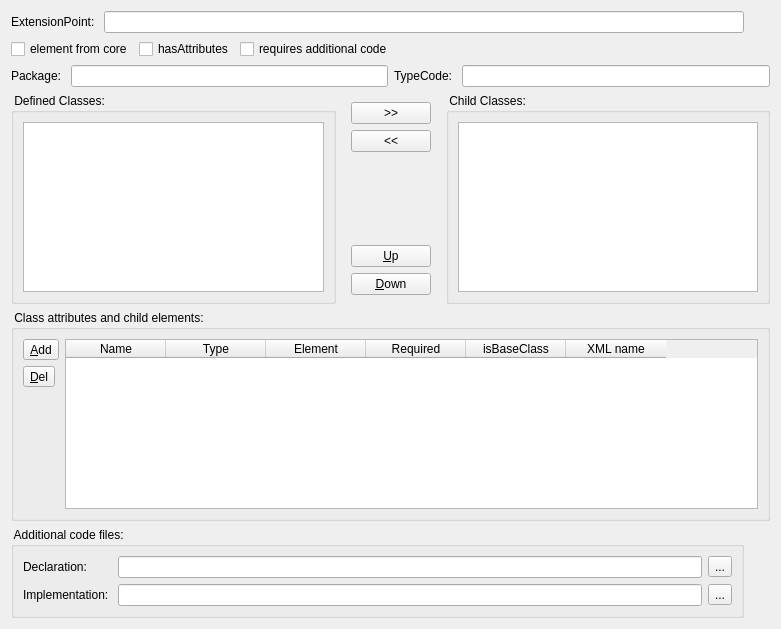
<?xml version="1.0" encoding="UTF-8"?>
<ui version="4.0">
 <class>FormDeviserPlugin</class>
 <widget class="QWidget" name="FormDeviserPlugin">
  <property name="geometry">
   <rect>
    <x>0</x>
    <y>0</y>
    <width>781</width>
    <height>629</height>
   </rect>
  </property>
  <property name="windowTitle">
   <string>Form</string>
  </property>
  <layout class="QGridLayout" name="gridLayout_4">
   <item row="0" column="0">
    <layout class="QFormLayout" name="formLayout">
     <item row="0" column="0">
      <widget class="QLabel" name="label">
       <property name="text">
        <string>ExtensionPoint: </string>
       </property>
      </widget>
     </item>
     <item row="0" column="1">
      <widget class="QLineEdit" name="txtExtensionPoint"/>
     </item>
    </layout>
   </item>
   <item row="1" column="0">
    <layout class="QHBoxLayout" name="horizontalLayout">
     <item>
      <widget class="QCheckBox" name="chkElementFromCore">
       <property name="text">
        <string>element from core</string>
       </property>
      </widget>
     </item>
     <item>
      <widget class="QCheckBox" name="chkHasAttributes">
       <property name="text">
        <string>hasAttributes</string>
       </property>
      </widget>
     </item>
     <item>
      <widget class="QCheckBox" name="chkRequiresAdditionalCode">
       <property name="text">
        <string>requires additional code</string>
       </property>
      </widget>
     </item>
     <item>
      <spacer name="horizontalSpacer">
       <property name="orientation">
        <enum>Qt::Horizontal</enum>
       </property>
       <property name="sizeHint" stdset="0">
        <size>
         <width>40</width>
         <height>20</height>
        </size>
       </property>
      </spacer>
     </item>
    </layout>
   </item>
   <item row="2" column="0" colspan="2">
    <layout class="QHBoxLayout" name="horizontalLayout_2">
     <item>
      <layout class="QFormLayout" name="formLayout_3">
       <item row="0" column="0">
        <widget class="QLabel" name="label_2">
         <property name="text">
          <string>Package: </string>
         </property>
        </widget>
       </item>
       <item row="0" column="1">
        <widget class="QLineEdit" name="txtPackage"/>
       </item>
      </layout>
     </item>
     <item>
      <layout class="QFormLayout" name="formLayout_2">
       <item row="0" column="0">
        <widget class="QLabel" name="label_3">
         <property name="text">
          <string>TypeCode: </string>
         </property>
        </widget>
       </item>
       <item row="0" column="1">
        <widget class="QLineEdit" name="txtTypeCode"/>
       </item>
      </layout>
     </item>
    </layout>
   </item>
   <item row="3" column="0" colspan="2">
    <layout class="QHBoxLayout" name="horizontalLayout_4">
     <item>
      <widget class="QGroupBox" name="groupBox_2">
       <property name="title">
        <string> Defined Classes: </string>
       </property>
       <layout class="QGridLayout" name="gridLayout">
        <item row="0" column="0">
         <widget class="QListWidget" name="listWidget"/>
        </item>
       </layout>
      </widget>
     </item>
     <item>
      <widget class="QWidget" name="widget" native="true">
       <layout class="QGridLayout" name="gridLayout_3">
        <item row="0" column="0">
         <widget class="QPushButton" name="pushButton">
          <property name="text">
           <string>&gt;&gt;</string>
          </property>
         </widget>
        </item>
        <item row="1" column="0">
         <widget class="QPushButton" name="pushButton_2">
          <property name="text">
           <string>&lt;&lt;</string>
          </property>
         </widget>
        </item>
        <item row="2" column="0">
         <spacer name="verticalSpacer_3">
          <property name="orientation">
           <enum>Qt::Vertical</enum>
          </property>
          <property name="sizeHint" stdset="0">
           <size>
            <width>20</width>
            <height>77</height>
           </size>
          </property>
         </spacer>
        </item>
        <item row="3" column="0">
         <widget class="QPushButton" name="pushButton_3">
          <property name="text">
           <string>&amp;Up</string>
          </property>
         </widget>
        </item>
        <item row="4" column="0">
         <widget class="QPushButton" name="pushButton_4">
          <property name="text">
           <string>&amp;Down</string>
          </property>
         </widget>
        </item>
       </layout>
      </widget>
     </item>
     <item>
      <widget class="QGroupBox" name="groupBox_3">
       <property name="title">
        <string> Child Classes: </string>
       </property>
       <layout class="QGridLayout" name="gridLayout_2">
        <item row="0" column="0">
         <widget class="QListWidget" name="listWidget_2"/>
        </item>
       </layout>
      </widget>
     </item>
    </layout>
   </item>
   <item row="4" column="0" colspan="2">
    <widget class="QGroupBox" name="grpAttributes">
     <property name="title">
      <string> Class attributes and child elements: </string>
     </property>
     <layout class="QHBoxLayout" name="horizontalLayout_3">
      <item>
       <layout class="QVBoxLayout" name="verticalLayout">
        <item>
         <widget class="QToolButton" name="toolAdd">
          <property name="text">
           <string>&amp;Add</string>
          </property>
          <property name="icon">
           <iconset resource="deviser-resources.qrc">
            <normaloff>:/images/edit_add.png</normaloff>:/images/edit_add.png</iconset>
          </property>
         </widget>
        </item>
        <item>
         <widget class="QToolButton" name="toolDel">
          <property name="text">
           <string>&amp;Del</string>
          </property>
          <property name="icon">
           <iconset resource="deviser-resources.qrc">
            <normaloff>:/images/list_remove.png</normaloff>:/images/list_remove.png</iconset>
          </property>
         </widget>
        </item>
        <item>
         <spacer name="verticalSpacer">
          <property name="orientation">
           <enum>Qt::Vertical</enum>
          </property>
          <property name="sizeHint" stdset="0">
           <size>
            <width>20</width>
            <height>40</height>
           </size>
          </property>
         </spacer>
        </item>
       </layout>
      </item>
      <item>
       <widget class="QTableWidget" name="tblAttributes">
        <attribute name="verticalHeaderVisible">
         <bool>false</bool>
        </attribute>
        <column>
         <property name="text">
          <string>Name</string>
         </property>
        </column>
        <column>
         <property name="text">
          <string>Type</string>
         </property>
        </column>
        <column>
         <property name="text">
          <string>Element</string>
         </property>
        </column>
        <column>
         <property name="text">
          <string>Required</string>
         </property>
        </column>
        <column>
         <property name="text">
          <string>isBaseClass</string>
         </property>
        </column>
        <column>
         <property name="text">
          <string>XML name</string>
         </property>
        </column>
       </widget>
      </item>
     </layout>
    </widget>
   </item>
   <item row="5" column="0">
    <widget class="QGroupBox" name="groupBox">
     <property name="title">
      <string> Additional code files: </string>
     </property>
     <layout class="QFormLayout" name="formLayout_5">
      <item row="0" column="0">
       <widget class="QLabel" name="label_9">
        <property name="text">
         <string>Declaration: </string>
        </property>
       </widget>
      </item>
      <item row="0" column="1">
       <layout class="QHBoxLayout" name="horizontalLayout_6">
        <item>
         <widget class="QLineEdit" name="txtDeclaration"/>
        </item>
        <item>
         <widget class="QToolButton" name="cmdBrowseDeclaration">
          <property name="text">
           <string>...</string>
          </property>
         </widget>
        </item>
       </layout>
      </item>
      <item row="1" column="0">
       <widget class="QLabel" name="label_10">
        <property name="text">
         <string>Implementation: </string>
        </property>
       </widget>
      </item>
      <item row="1" column="1">
       <layout class="QHBoxLayout" name="horizontalLayout_7">
        <item>
         <widget class="QLineEdit" name="txtImplementation"/>
        </item>
        <item>
         <widget class="QToolButton" name="cmdBrowseImplementation">
          <property name="text">
           <string>...</string>
          </property>
         </widget>
        </item>
       </layout>
      </item>
     </layout>
    </widget>
   </item>
   <item row="5" column="1">
    <spacer name="verticalSpacer_2">
     <property name="orientation">
      <enum>Qt::Vertical</enum>
     </property>
     <property name="sizeHint" stdset="0">
      <size>
       <width>20</width>
       <height>80</height>
      </size>
     </property>
    </spacer>
   </item>
  </layout>
 </widget>
 <resources>
  <include location="deviser-resources.qrc"/>
 </resources>
 <connections/>
</ui>
